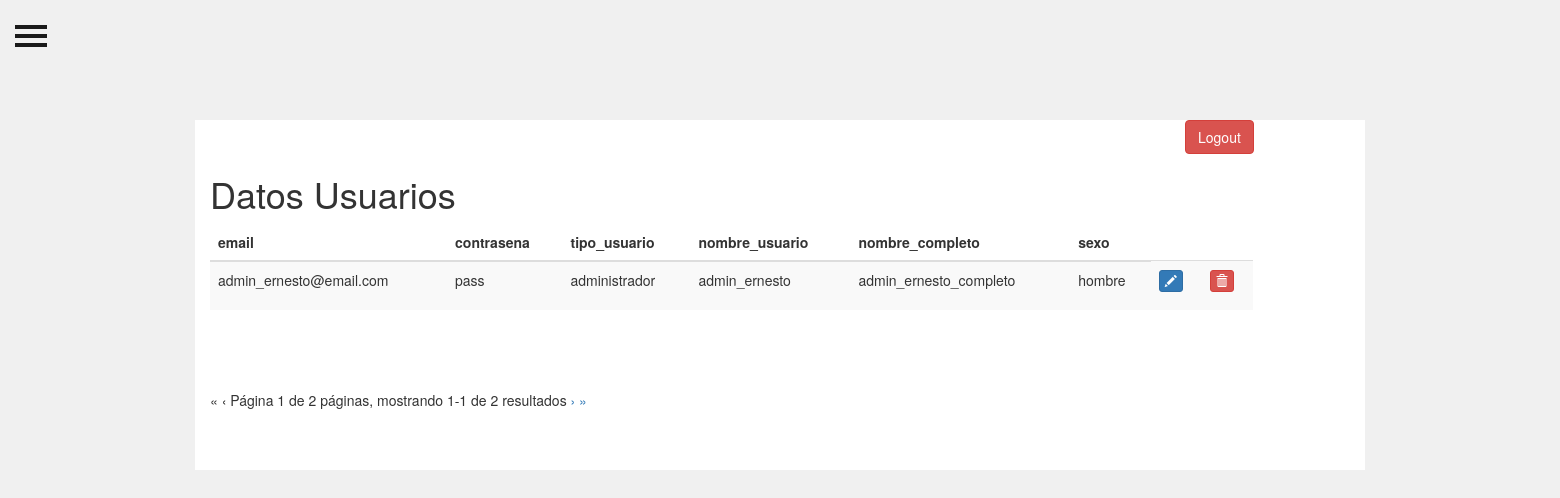
/vistas/admin_administrarUsuarios.php (signed in), run on the app's committed database.
### tables this page shows
CREATE TABLE IF NOT EXISTS `Usuario` (
  `id_usuario` INT NOT NULL AUTO_INCREMENT,
  `email` VARCHAR(45) NOT NULL,
  `contrasena` VARCHAR(45) NOT NULL,
  `tipo_usuario` VARCHAR(45) NOT NULL,
  `nombre_usuario` VARCHAR(45) NULL,
  `nombre_completo` VARCHAR(45) NULL,
  `sexo` VARCHAR(45) NULL,
  `descripcion` VARCHAR(45) NULL,
  `aficiones` BLOB NULL,
  PRIMARY KEY (`id_usuario`),
  UNIQUE INDEX `id_usuario_UNIQUE` (`id_usuario` ASC));

### modelos/Usuario_modelo.php (called while the page is built, shortened)
<?php
require_once $_SERVER["DOCUMENT_ROOT"]."/proyecto_daw1/database/Database.php";
class Usuario_Modelo
{
    private $conexion;
    public function __construct()
    {
        $database = new Database();
        $this->conexion =  $database->conectar();
    }
    public function get_total_usuarios()
    {
        $query = "SELECT COUNT(*) FROM Usuario";
        $resultado = $this->conexion->query($query)->fetch_row()[0];
        return $resultado;
    }
    public function get_pag_usuarios($filas_por_pagina, $offset)
    {
        $query = "SELECT * FROM Usuario ORDER BY id_usuario LIMIT $filas_por_pagina OFFSET $offset";
        $resultado = $this->conexion->query($query)->fetch_all(MYSQLI_ASSOC) or die ($this->conexion->error . " No se pudo recuperar los datos correctamente");
        return $resultado;
    }
}

### database/Database.php (called while the page is built, shortened)
<?php
class Database
{
    protected static $conexion;
    public function conectar()
    {
        if (!isset(self::$conexion)){
            $config_database = parse_ini_file($_SERVER["DOCUMENT_ROOT"]."/proyecto_daw1/configuration/database_config.ini");
            self::$conexion = new mysqli($config_database["host"],
                                         $config_database['usuario'],
                                         $config_database['password'],
                                         $config_database['nombre_db']);
        }
        return self::$conexion;
    }
}

### piezas/fila_tabla_admin_usuarios.php (the view)
<tr>
    <td><?=$usuario["email"]?></td>
    <td><?=$usuario["contrasena"]?></td>
    <td><?=$usuario["tipo_usuario"]?></td>
    <td><?=$usuario["nombre_usuario"]?></td>
    <td><?=$usuario["nombre_completo"]?></td>
    <td><?=$usuario["sexo"]?></td>
    <td>
        <p data-placement="top" data-toggle="tooltip" title="Edit">
            <button class="abrir_modal_actualizar btn btn-primary btn-xs" data-title="Edit" data-toggle="modal"
                    data-target="#edit"
                    data-id_usuario="<?=$usuario["id_usuario"]?>"
                    data-email="<?=$usuario["email"]?>"
                    data-contrasena="<?=$usuario["contrasena"]?>"
                    data-tipo_usuario="<?=$usuario["tipo_usuario"]?>"
                    data-nombre_usuario="<?=$usuario["nombre_usuario"]?>"
                    data-nombre_completo="<?=$usuario["nombre_completo"]?>"
                    data-sexo="<?=$usuario["sexo"]?>"
                    data-descripcion="<?=$usuario["descripcion"]?>"
                    data-aficiones="<?=$usuario["aficiones"]?>"
                    ><span class="glyphicon glyphicon-pencil"></span>
            </button>
        </p>
    </td>
    <td>
        <p data-placement="top" data-toggle="tooltip" title="Delete">
            <a href="admin_administrarUsuarios.php?del_usuario=1&id_usuario=<?=$usuario["id_usuario"]?>">
                <button class="btn btn-danger btn-xs" data-title="Delete" data-toggle="modal"
                    data-target="#delete"><span class="glyphicon glyphicon-trash"></span>
                </button>
            </a>
        </p>
    </td>
</tr>

### vistas/admin_administrarUsuarios.php (shortened to what this page needs)
<?php
require_once $_SERVER["DOCUMENT_ROOT"] . "/proyecto_daw1/clases/ControlWeb.php";
require_once $_SERVER["DOCUMENT_ROOT"] . "/proyecto_daw1/modelos/Usuario_modelo.php";
$modelo_usuarios = new Usuario_Modelo();
$num_filas_total = $modelo_usuarios->get_total_usuarios();
$filas_por_pagina = 1;
$num_paginas = ceil($num_filas_total / $filas_por_pagina);
$pagina_actual = min($num_paginas, filter_input(INPUT_GET, 'pagina', FILTER_VALIDATE_INT, array(
    'options' => array(
        'default' => 1,
        'min_range' => 1,
    ),
)));
$offset_query = (($pagina_actual - 1) * $filas_por_pagina);
$inicio = $offset_query + 1;
$final = min(($offset_query + $filas_por_pagina), $num_filas_total);
$link_anterior = ($pagina_actual > 1) ? '<a href="?pagina=1" title="Primera pagina">&laquo;</a> <a href="?pagina='
    . ($pagina_actual - 1) . '" title="Página anterior">&lsaquo;</a>' : '<span class="disabled">&laquo;
                    </span> <span class="disabled">&lsaquo;</span>';
$link_siguiente = ($pagina_actual < $num_paginas) ? '<a href="?pagina=' . ($pagina_actual + 1) .
    '" title="Pagina siguiente">&rsaquo;</a> <a href="?pagina=' . $num_paginas .
    '" title="Última página">&raquo;</a>' : '<span class="disabled">&rsaquo;</span>
                        <span class="disabled">&raquo;</span>';
$array_usuarios = $modelo_usuarios->get_pag_usuarios($filas_por_pagina,$offset_query);
?>
<!DOCTYPE html>
<html lang="en">
<head>
    <link href="../recursos/bootstrap-3.3.7/css/bootstrap.min.css" rel="stylesheet">
    <link href="../recursos/css/admin_administrarUsuarios.css" rel="stylesheet">
</head>
<body>
<div id="wrapper">
    <div id="page-content-wrapper">
        <?php include("../piezas/boton_hamburguesa.php"); ?>
        <div class="container" id="cont-table">
            <div class="row">
                <div class="col-md-12 col-md-offset-10">
                    <a href="../index.php?logout=1">
                        <button class="btn btn-danger">
                            Logout
                        </button>
                    </a>
                </div>
                <div class="col-md-11">
                    <h1>Datos Usuarios</h1>
                    <div class="table-responsive">
                        <table id="mytable" class="table table-bordred table-striped">
                            <thead>
                            <tr>
                                <th>email</th>
                                <th>contrasena</th>
                                <th>tipo_usuario</th>
                                <th>nombre_usuario</th>
                                <th>nombre_completo</th>
                                <th>sexo</th>
                            </tr>
                            </thead>
                            <tbody>
                            <?php
                            foreach ($array_usuarios as $usuario) {
                                include("../piezas/fila_tabla_admin_usuarios.php");
                            }
                            ?>
                            </tbody>
                        </table>
                        <br>
                        <br>
                        <br>
                    </div>
                    <?='<div id="paginador"><p>', $link_anterior, ' Página ', $pagina_actual, ' de ',
                            $num_paginas, ' páginas, mostrando ', $inicio, '-', $final, ' de ', $num_filas_total,
                            ' resultados ', $link_siguiente, ' </p></div>';?>
                </div>
            </div>
        </div>
    </div>
</div>
</body>
</html>

### piezas/boton_hamburguesa.php
<button type="button" class="hamburger is-closed" data-toggle="offcanvas">
    <span class="hamb-top"></span>
    <span class="hamb-middle"></span>
    <span class="hamb-bottom"></span>
</button>

### recursos/css/admin_administrarUsuarios.css (style rules this page uses)
body { position: relative; overflow-x: hidden; background-color: #F0F0F0; }
#wrapper { padding-left: 0; -webkit-transition: all 0.5s ease; -moz-transition: all 0.5s ease; -o-transition: all 0.5s ease; transition: all 0.5s ease; }
#page-content-wrapper { width: 100%; padding-top: 70px; }
.container { background-color: white; padding-bottom: 50px; margin-bottom: 50px; }
.hamburger { position: fixed; top: 20px; z-index: 999; display: block; width: 32px; height: 32px; margin-left: 15px; background: transparent; border: none; }
.hamburger.is-closed:before { content: ''; display: block; width: 100px; font-size: 14px; color: #fff; line-height: 32px; text-align: center; opacity: 0; -webkit-transform: translate3d(0,0,0); -webkit-transition: all .35s ease-in-out; }
.hamburger.is-closed .hamb-top, .hamburger.is-closed .hamb-middle, .hamburger.is-closed .hamb-bottom, .hamburger.is-open .hamb-top, .hamburger.is-open .hamb-middle, .hamburger.is-open .hamb-bottom { position: absolute; left: 0; height: 4px; width: 100%; }
.hamburger.is-closed .hamb-top, .hamburger.is-closed .hamb-middle, .hamburger.is-closed .hamb-bottom { background-color: #1a1a1a; }
.hamburger.is-closed .hamb-top { top: 5px; -webkit-transition: all .35s ease-in-out; }
.hamburger.is-closed .hamb-middle { top: 50%; margin-top: -2px; }
.hamburger.is-closed .hamb-bottom { bottom: 5px; -webkit-transition: all .35s ease-in-out; }
#cont-table { margin-top: 50px; }

### data on the page
usuario: email "admin_ernesto@email.com", contrasena "pass", tipo_usuario "administrador", nombre_usuario "admin_ernesto", nombre_completo "admin_ernesto_completo", sexo "hombre"

### other printed values
$pagina_actual "1"
$num_paginas "2"
$inicio "1"
$final "1"
$num_filas_total "2"
